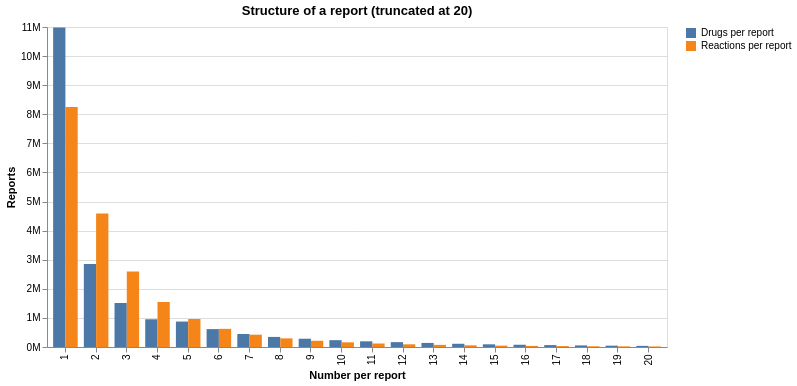

This figure's Vega-Lite source:
### Vega-Lite specification from a JSON file in a GitHub repository (floating-point values rounded to 4 significant figures)
{"config": {"view": {"continuousWidth": 300, "continuousHeight": 300}}, "data": {"name": "data-bc08c833972a28855c3f4a9c5cce2fb7"}, "mark": {"type": "bar"}, "encoding": {"color": {"field": "kind", "scale": {"range": ["#4C78A8", "#F58518"]}, "title": null, "type": "nominal"}, "tooltip": [{"field": "kind", "type": "nominal"}, {"field": "count", "type": "ordinal"}, {"field": "reports", "format": ",", "type": "quantitative"}], "x": {"field": "count", "title": "Number per report", "type": "ordinal"}, "xOffset": {"field": "kind", "type": "nominal"}, "y": {"axis": {"format": "~s"}, "field": "reports", "title": "Reports", "type": "quantitative"}}, "height": 320, "title": "Structure of a report (truncated at 20)", "width": 620, "$schema": "https://vega.github.io/schema/vega-lite/v6.1.0.json", "datasets": {"data-bc08c833972a28855c3f4a9c5cce2fb7": [{"count": 1, "reports": 10980482, "kind": "Drugs per report"}, {"count": 2, "reports": 2849917, "kind": "Drugs per report"}, {"count": 3, "reports": 1512413, "kind": "Drugs per report"}, {"count": 4, "reports": 953201, "kind": "Drugs per report"}, {"count": 5, "reports": 874711, "kind": "Drugs per report"}, {"count": 6, "reports": 615197, "kind": "Drugs per report"}, {"count": 7, "reports": 446194, "kind": "Drugs per report"}, {"count": 8, "reports": 346709, "kind": "Drugs per report"}, {"count": 9, "reports": 284663, "kind": "Drugs per report"}, {"count": 10, "reports": 234737, "kind": "Drugs per report"}, {"count": 11, "reports": 195566, "kind": "Drugs per report"}, {"count": 12, "reports": 167855, "kind": "Drugs per report"}, {"count": 13, "reports": 139645, "kind": "Drugs per report"}, {"count": 14, "reports": 110759, "kind": "Drugs per report"}, {"count": 15, "reports": 92466, "kind": "Drugs per report"}, {"count": 16, "reports": 77411, "kind": "Drugs per report"}, {"count": 17, "reports": 65525, "kind": "Drugs per report"}, {"count": 18, "reports": 54824, "kind": "Drugs per report"}, {"count": 19, "reports": 45727, "kind": "Drugs per report"}, {"count": 20, "reports": 38731, "kind": "Drugs per report"}, {"count": 1, "reports": 8246538, "kind": "Reactions per report"}, {"count": 2, "reports": 4587992, "kind": "Reactions per report"}, {"count": 3, "reports": 2597145, "kind": "Reactions per report"}, {"count": 4, "reports": 1548181, "kind": "Reactions per report"}, {"count": 5, "reports": 962990, "kind": "Reactions per report"}, {"count": 6, "reports": 623876, "kind": "Reactions per report"}, {"count": 7, "reports": 423549, "kind": "Reactions per report"}, {"count": 8, "reports": 296756, "kind": "Reactions per report"}, {"count": 9, "reports": 213971, "kind": "Reactions per report"}, {"count": 10, "reports": 159953, "kind": "Reactions per report"}, {"count": 11, "reports": 119956, "kind": "Reactions per report"}, {"count": 12, "reports": 92496, "kind": "Reactions per report"}, {"count": 13, "reports": 73142, "kind": "Reactions per report"}, {"count": 14, "reports": 57956, "kind": "Reactions per report"}, {"count": 15, "reports": 46839, "kind": "Reactions per report"}, {"count": 16, "reports": 38283, "kind": "Reactions per report"}, {"count": 17, "reports": 30980, "kind": "Reactions per report"}, {"count": 18, "reports": 25639, "kind": "Reactions per report"}, {"count": 19, "reports": 21440, "kind": "Reactions per report"}, {"count": 20, "reports": 18258, "kind": "Reactions per report"}]}}
